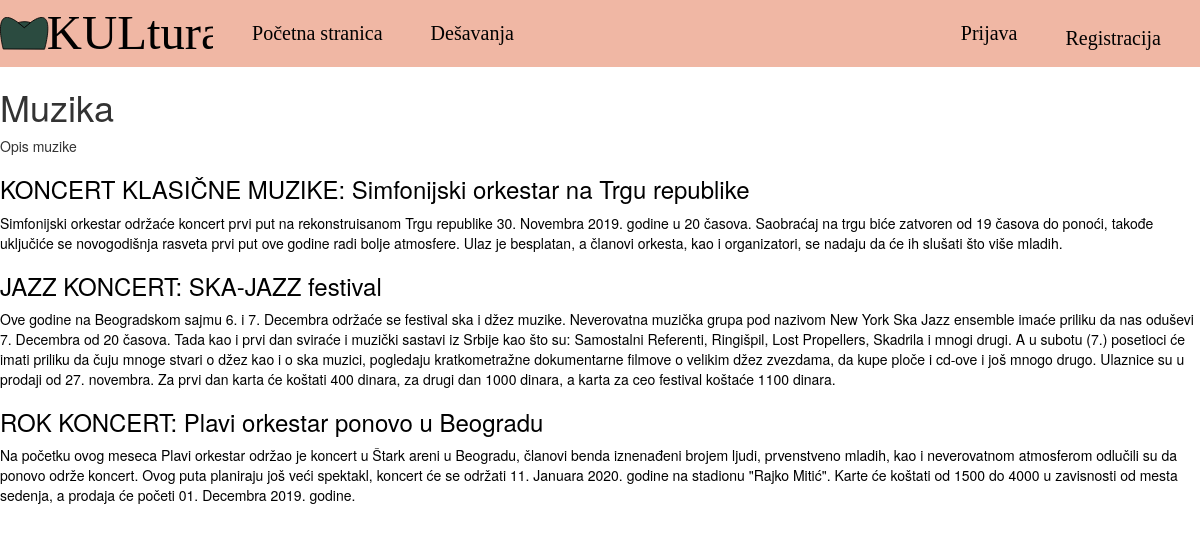
Screenshot of /desavanja?vrsta_dogadjaja=1 with the database file from the repository.
### tables this page shows
CREATE TABLE `vrste_dogadjaja` (
  `id_vrste` int(11) NOT NULL,
  `naziv` varchar(30) NOT NULL,
  `opis` text NOT NULL
);

CREATE TABLE `dogadjaji` (
  `id_dogadjaja` int(11) NOT NULL,
  `naziv_dogadjaja` varchar(100) NOT NULL,
  `vrsta_dogadjaja` int(11) NOT NULL,
  `pocetak_dogadjaja` datetime NOT NULL,
  `kraj_dogadjaja` datetime NOT NULL,
  `opis_dogadjaja` text DEFAULT NULL
);

### utils/view.php (called while the page is built, shortened)
<?php
function renderView($name, array $vars = []) {
    extract($vars);
    include dirname(__DIR__) . '/templates/' . $name . '.php';
}

### controller/events.php (called while the page is built, shortened)
<?php
require 'utils/view.php';
require 'model/event_type.php';
require 'model/event.php';
function getEventsListAction(array $filters) {
    $db = dbConnect();
    $selectedEventType = $filters['vrsta_dogadjaja'] ?? null;
    $events = $selectedEventType ? getEventsFiltered($db, ['vrsta_dogadjaja' => $selectedEventType]) : getAllEvents($db);
    $eventTypes = getAllEventTypes($db);
    $eventTypeNames = getEventTypeNames($db);
    renderView(
        'dogadjaji',
        [
            'events' => $events,
            'eventTypes' => $eventTypes,
            'selectedEventType' => $selectedEventType-1,
            'eventTypeNames' => $eventTypeNames,
        ]
    );
}

### index.php (called while the page is built, shortened)
<?php
$routeMap = [
    '/login' => [
        'file'=>'controller/login.php',
        'action'=>'loginAction',
        'data'=>[$_POST]
    ],
    '/desavanje' =>[
        'file' => 'controller/event.php',
        'action' => 'getEventAction',
        'data' => [$_GET]
    ],
    '/desavanja' => [
        'file'=>'controller/events.php',
        'action'=>'getEventsListAction',
        'data'=>[$_GET]
    ],
    '/' => [
        'file' => 'controller/index.php',
        'action' => 'indexAction',
    ],
];
$currentRoute = $routeMap['/'];
if (isset($_SERVER['PATH_INFO']) && isset($routeMap[$_SERVER['PATH_INFO']])) {
    $currentRoute = $routeMap[$_SERVER['PATH_INFO']];
}
call_user_func_array($currentRoute['action'], $currentRoute['data'] ?? []);

### sesija.php (called while the page is built, shortened)
<?php
function ucitajSesiju()
{
    $user_id = $user_email = $user_korisnicko_ime =  null;
}

### model/event_type.php (called while the page is built)
<?php
function getAllEventTypes(PDO $db): array {
    $eventTypesStatement = $db->prepare('SELECT * FROM vrste_dogadjaja');
    $eventTypesStatement->execute();
    return $eventTypesStatement->fetchAll();
}
function getEventTypeNames(PDO $db) {
    $eventTypeNames = [];
    foreach (getAllEventTypes($db) as $eventType) {
        $eventTypeNames[$eventType['id_vrste']] = $eventType['naziv'];
    }
    return $eventTypeNames;
}

### model/event.php (called while the page is built, shortened)
<?php
function getEventsFiltered(PDO $db, array $filters) {
    $eventsStatement = $db->prepare('SELECT * FROM dogadjaji  WHERE vrsta_dogadjaja = :vrsta_dogadjaja AND sysdate()<pocetak_dogadjaja ORDER BY pocetak_dogadjaja');
    $eventsStatement->execute($filters);
    return $eventsStatement->fetchAll();
}

### templates/dogadjaji.php (the view, shortened to what this page needs)
<html>
<head>
    <?php include 'templates/includes/css.php'; ?>
</head>
<body>
    <?php include 'templates/includes/header.php'; ?>
    <?php
    if ($selectedEventType >= 0)
        echo '<h1>' . $eventTypes[$selectedEventType]['naziv'] . '</h1>
    <p>' . $eventTypes[$selectedEventType]['opis'] . '</p>';
    else
        echo '<h1>Događaji</h1>
    <p>Svi budući događaji koji se nalaze na našem sajtu. </p>';
    ?>
    <?php
    foreach ($events as $vred) {
        echo '
            <a class = "noedita" href = "../desavanje?id_dogadjaja=' . $vred['id_dogadjaja'] . '
            ">
            <div>
            <h3>' . $vred['naziv_dogadjaja'] . '</h3>
            <p>' . $vred['opis_dogadjaja'] . '</p>
            </div>
            </a>
            ';
    }
    ?>
</body>
</html>

### templates/includes/css.php (shortened to what this page needs)
<link rel="stylesheet" type="text/css" href="../css/theme.css">
<link rel="stylesheet" href="../css/login.css" />
<link rel="stylesheet" href="https://maxcdn.bootstrapcdn.com/bootstrap/3.4.0/css/bootstrap.min.css">

### templates/includes/header.php (shortened to what this page needs)
<?php require_once 'sesija.php'; ?>
<header class="nadcontainer">
    <table>
        <tr>
            <td style="height: 50pt;">
                <a class="logo" href="/" style="">
                    <img src="../slike/Sajkaca - Copy.svg" alt="KULtura" style="height: 25pt; " />
                </a>
            </td>
        </tr>
    </table>
    <nav class="container">
        <div class="left-container">
            <a class="stranica" href="index.php">Početna stranica</a>
            <div class="dropdown">
                <a class="stranica" href="desavanja">Dešavanja</a>
            </div>
        </div>
        <div class="right-container">
            <?php
            if ($user_id) {
                echo "Ulogovan kao $user_korisnicko_ime.";
            } else {
                ?>
                <a class="stranica" data-toggle="modal" href="#Prijava">Prijava</a></div>
        <a class="stranica" data-toggle="modal" href="#Registracija">Registracija</a>
             <?php } ?>
    </nav>
</header>

### css/theme.css (style rules this page uses)
body { background-color: #FFF !important; }
header { background-color: #F0B7A4; }
.nadcontainer { height: 50pt; width: 100%; display: flex; flex-direction: row; }
.logo { height: 100%; }
.container { align-self: flex-end; display: flex; flex-direction: row; height: 100%; width: 100%; }
.left-container { align-self: flex-start; display: inline-flex; flex-direction: row; align-items: center; height: 100%; justify-content: flex-start; flex-grow: 1; width: fill; }
.right-container { align-self: flex-end; display: inline-flex; flex-direction: row; align-items: center; height: 100%; justify-content: space-evenly; width: fit-content; }
.stranica { color: black; margin: 18pt; font-size: 15pt; text-decoration: none; font-family: cursive; }
.dropdown { position: relative; display: inline-block; }
.noedita { text-decoration: none; color: black; }

### rows the page displays
vrste_dogadjaja: naziv "Muzika", opis "Opis muzike"
dogadjaji: naziv_dogadjaja "KONCERT KLASIČNE MUZIKE: Simfonijski orkestar na Trgu republike", opis_dogadjaja "Simfonijski orkestar održaće koncert prvi put na rekonstruisanom Trgu republike 30. Novembra 2019. godine u 20 časova. Saobraćaj na trgu biće zatvoren od 19 časova do ponoći, takođe uključiće se novogodišnja rasveta prvi put ove godine radi bolje atmosfere. Ulaz je besplatan, a članovi orkesta, kao i organizatori, se nadaju da će ih slušati što više mladih."
dogadjaji: naziv_dogadjaja "JAZZ KONCERT: SKA-JAZZ festival", opis_dogadjaja "Ove godine na Beogradskom sajmu 6. i 7. Decembra održaće se festival ska i džez muzike. Neverovatna muzička grupa pod nazivom New York Ska Jazz ensemble imaće priliku da nas oduševi 7. Decembra od 20 časova. Tada kao i prvi dan sviraće i muzički sastavi iz Srbije kao što su: Samostalni Referenti, Ringišpil, Lost Propellers, Skadrila i mnogi drugi. A u subotu (7.) posetioci će imati priliku da čuju mnoge stvari o džez kao i o ska muzici, pogledaju kratkometražne dokumentarne filmove o velikim džez zvezdama, da kupe ploče i cd-ove i još mnogo drugo. Ulaznice su u prodaji od 27. novembra. Za prvi dan karta će koštati 400 dinara, za drugi dan 1000 dinara, a karta za ceo festival koštaće 1100…"
dogadjaji: naziv_dogadjaja "ROK KONCERT: Plavi orkestar ponovo u Beogradu", opis_dogadjaja "Na početku ovog meseca Plavi orkestar održao je koncert u Štark areni u Beogradu, članovi benda iznenađeni brojem ljudi, prvenstveno mladih, kao i neverovatnom atmosferom odlučili su da ponovo održe koncert. Ovog puta planiraju još veći spektakl, koncert će se održati 11. Januara 2020. godine na stadionu \"Rajko Mitić\". Karte će koštati od 1500 do 4000 u zavisnosti od mesta sedenja, a prodaja će početi 01. Decembra 2019. godine."
